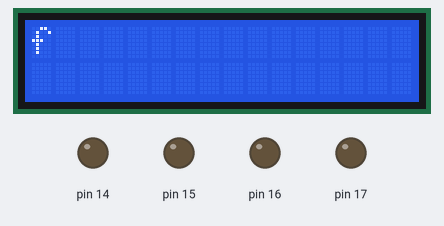
The sketch below on a simulated Arduino Uno, built with avr-gcc and run on an emulated ATmega328P. Shown: 16×2 character LCD, output pins drawn as LEDs (lit = HIGH). Wiring (inferred from the signals the program sends): character LCD (HD44780): RS pin 18; E pin 19; data pin 8, pin 9, pin 10, pin 11. Pins used as bus, display or sensor lines are not drawn.

Above: at 0.1 s.
At 3.1 s:
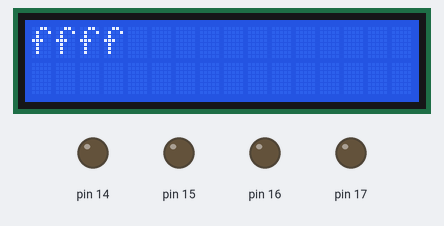
At 5.1 s:
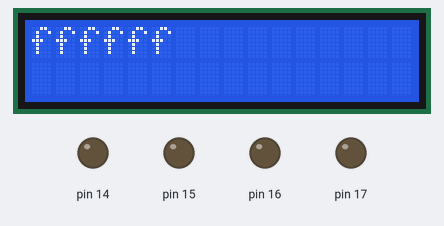
At 7.1 s:
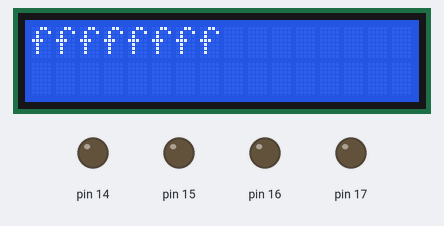
At 11.1 s:
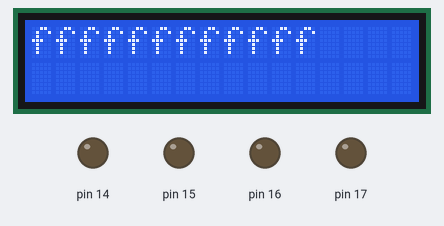
At 15.2 s:
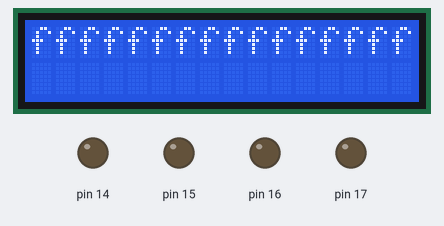

The sketch:

sourceMain2.ino
```cpp
#define F_CPU 16000000

#include <avr/io.h>
#include <util/delay.h>
#include <avr/interrupt.h>

void initSystem();
void writeDataLCD(unsigned char data);
void writeCommandLCD(unsigned char command);

int main(){
  initSystem();
  while(1){
    writeDataLCD('f');
    _delay_ms(1000);
  }
}

void initSystem(){
  //Pinconfig
  DDRB = 0x0f;
  DDRD = 0x00;  //All pin of port D is input pin
  PORTD = 0xff; // pull up
  DDRC = 0xff;
  //==========
  SREG |= 0x80;
  writeCommandLCD(0x02);
  writeCommandLCD(0x28);
  writeCommandLCD(0x0c);
}
void writeDataLCD(unsigned char data){
  PORTC |= (1<<4);
  PORTB = (data>>4);
  PORTC |= (1<<5);
  _delay_ms(2);
  PORTC &= ~(1<<5);
  _delay_ms(2);
  PORTB = data;
  PORTC |= (1<<5);
  _delay_ms(2);
  PORTC &= ~(1<<5);
}
void writeCommandLCD(unsigned char command){
  PORTC &= ~(1<<4);
  PORTB = (command >> 4);
  PORTC |= (1<<5);
  _delay_ms(2);
  PORTC &= ~(1<<5);
  _delay_ms(2);
  PORTB = command;
  PORTC |= (1<<5);
  _delay_ms(2);
  PORTC &= ~(1<<5);
}
```

Measured:
- what the display in image 1 shows lasts 1.0 s, from 3.0 s to 4.0 s
